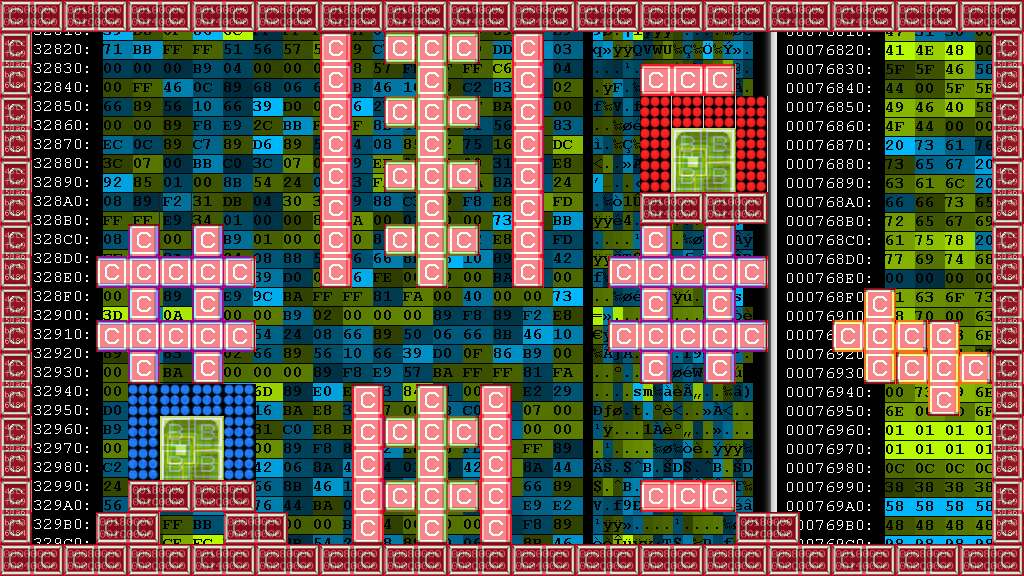

Tiled map render using the project's own tile images. Description and the whole map definition, tile-layer contents included, below:
An orthogonal 32x18 tile map with 32x32 px tiles, 4 tile layers (parallax, back, front, collision), 2 tilesets and 2 objects.

<map version="1.0" orientation="orthogonal" width="32" height="18" tilewidth="32" tileheight="32">
 <tileset firstgid="1" name="tilesetCollision" tilewidth="32" tileheight="32">
  <image source="../bitmaps/tilesetCollision.png" width="64" height="32" />
 </tileset>
 <tileset firstgid="3" name="tileset" tilewidth="32" tileheight="32">
  <image source="../bitmaps/tileset.png" width="1024" height="2528" />
 </tileset>
 <layer name="parallax" width="32" height="18">
  <data encoding="csv">
1411,1412,1413,1414,1415,1416,1417,1418,1419,1420,1421,1422,1423,1424,1425,1426,1427,1428,1429,1430,1431,1432,1433,1434,1435,1436,1437,1438,1439,1440,1441,1442,
1443,1444,1445,1446,1447,1448,1449,1450,1451,1452,1453,1454,1455,1456,1457,1458,1459,1460,1461,1462,1463,1464,1465,1466,1467,1468,1469,1470,1471,1472,1473,1474,
1475,1476,1477,1478,1479,1480,1481,1482,1483,1484,1485,1486,1487,1488,1489,1490,1491,1492,1493,1494,1495,1496,1497,1498,1499,1500,1501,1502,1503,1504,1505,1506,
1507,1508,1509,1510,1511,1512,1513,1514,1515,1516,1517,1518,1519,1520,1521,1522,1523,1524,1525,1526,1527,1528,1529,1530,1531,1532,1533,1534,1535,1536,1537,1538,
1539,1540,1541,1542,1543,1544,1545,1546,1547,1548,1549,1550,1551,1552,1553,1554,1555,1556,1557,1558,1559,1560,1561,1562,1563,1564,1565,1566,1567,1568,1569,1570,
1571,1572,1573,1574,1575,1576,1577,1578,1579,1580,1581,1582,1583,1584,1585,1586,1587,1588,1589,1590,1591,1592,1593,1594,1595,1596,1597,1598,1599,1600,1601,1602,
1603,1604,1605,1606,1607,1608,1609,1610,1611,1612,1613,1614,1615,1616,1617,1618,1619,1620,1621,1622,1623,1624,1625,1626,1627,1628,1629,1630,1631,1632,1633,1634,
1635,1636,1637,1638,1639,1640,1641,1642,1643,1644,1645,1646,1647,1648,1649,1650,1651,1652,1653,1654,1655,1656,1657,1658,1659,1660,1661,1662,1663,1664,1665,1666,
1667,1668,1669,1670,1671,1672,1673,1674,1675,1676,1677,1678,1679,1680,1681,1682,1683,1684,1685,1686,1687,1688,1689,1690,1691,1692,1693,1694,1695,1696,1697,1698,
1699,1700,1701,1702,1703,1704,1705,1706,1707,1708,1709,1710,1711,1712,1713,1714,1715,1716,1717,1718,1719,1720,1721,1722,1723,1724,1725,1726,1727,1728,1729,1730,
1731,1732,1733,1734,1735,1736,1737,1738,1739,1740,1741,1742,1743,1744,1745,1746,1747,1748,1749,1750,1751,1752,1753,1754,1755,1756,1757,1758,1759,1760,1761,1762,
1763,1764,1765,1766,1767,1768,1769,1770,1771,1772,1773,1774,1775,1776,1777,1778,1779,1780,1781,1782,1783,1784,1785,1786,1787,1788,1789,1790,1791,1792,1793,1794,
1795,1796,1797,1798,1799,1800,1801,1802,1803,1804,1805,1806,1807,1808,1809,1810,1811,1812,1813,1814,1815,1816,1817,1818,1819,1820,1821,1822,1823,1824,1825,1826,
1827,1828,1829,1830,1831,1832,1833,1834,1835,1836,1837,1838,1839,1840,1841,1842,1843,1844,1845,1846,1847,1848,1849,1850,1851,1852,1853,1854,1855,1856,1857,1858,
1859,1860,1861,1862,1863,1864,1865,1866,1867,1868,1869,1870,1871,1872,1873,1874,1875,1876,1877,1878,1879,1880,1881,1882,1883,1884,1885,1886,1887,1888,1889,1890,
1891,1892,1893,1894,1895,1896,1897,1898,1899,1900,1901,1902,1903,1904,1905,1906,1907,1908,1909,1910,1911,1912,1913,1914,1915,1916,1917,1918,1919,1920,1921,1922,
1923,1924,1925,1926,1927,1928,1929,1930,1931,1932,1933,1934,1935,1936,1937,1938,1939,1940,1941,1942,1943,1944,1945,1946,1947,1948,1949,1950,1951,1952,1953,1954,
1955,1956,1957,1958,1959,1960,1961,1962,1963,1964,1965,1966,1967,1968,1969,1970,1971,1972,1973,1974,1975,1976,1977,1978,1979,1980,1981,1982,1983,1984,1985,1986
</data>
 </layer>
 <layer name="back" width="32" height="18">
  <data encoding="csv">
0,0,0,0,0,0,0,0,0,0,0,0,0,0,0,0,0,0,0,0,0,0,0,0,0,0,0,0,0,0,0,0,
0,0,0,0,0,0,0,0,0,0,0,0,0,0,0,0,0,0,0,0,0,0,0,0,0,0,0,0,0,0,0,0,
0,0,0,0,0,0,0,0,0,0,0,0,0,0,0,0,0,0,0,0,0,0,0,0,0,0,0,0,0,0,0,0,
0,0,0,0,0,0,0,0,0,0,0,0,0,0,0,0,0,0,0,0,106,106,106,106,0,0,0,0,0,0,0,0,
0,0,0,0,0,0,0,0,0,0,0,0,0,0,0,0,0,0,0,0,106,107,108,106,0,0,0,0,0,0,0,0,
0,0,0,0,0,0,0,0,0,0,0,0,0,0,0,0,0,0,0,0,106,139,140,106,0,0,0,0,0,0,0,0,
0,0,0,0,6,6,0,0,0,0,0,0,0,0,0,0,0,0,0,0,0,0,0,0,0,0,0,0,0,0,0,0,
0,0,0,0,0,6,0,0,0,0,0,0,0,0,0,0,0,0,0,0,0,0,0,0,0,0,0,0,0,0,0,0,
0,0,0,0,0,0,0,0,0,0,0,0,0,0,0,0,0,0,0,0,0,0,0,0,0,0,0,0,0,0,0,0,
0,0,0,0,0,0,0,0,0,0,0,0,0,0,0,0,0,0,0,0,0,0,0,0,0,0,0,0,0,0,0,0,
0,0,0,0,0,0,0,0,0,0,0,0,0,0,0,0,0,0,0,0,0,0,0,0,0,0,0,0,0,0,0,0,
0,0,0,0,0,0,0,0,0,0,0,0,0,0,0,0,0,0,0,0,0,0,0,0,0,0,0,0,0,0,0,0,
0,0,0,0,105,105,105,105,0,0,0,0,0,0,0,0,0,0,0,0,0,0,0,0,0,0,0,0,0,0,0,0,
0,0,0,0,105,107,108,105,0,0,0,0,0,0,0,0,0,0,0,0,0,0,0,0,0,0,0,0,0,0,0,0,
0,0,0,0,105,139,140,105,0,0,0,0,0,0,0,0,0,0,0,0,0,0,0,0,0,0,0,0,0,0,0,0,
0,0,0,0,0,0,0,0,0,0,0,0,0,0,0,0,0,0,0,0,0,0,0,0,0,0,0,0,0,0,0,0,
0,0,0,0,0,0,0,0,0,0,0,0,0,0,0,0,0,0,0,0,0,0,0,0,0,0,0,0,0,0,0,0,
0,0,0,0,0,0,0,0,0,0,0,0,0,0,0,0,0,0,0,0,0,0,0,0,0,0,0,0,0,0,0,0
</data>
 </layer>
 <layer name="front" width="32" height="18">
  <data encoding="csv">
9,14,15,14,13,14,13,8,11,8,15,8,13,8,13,8,9,8,13,8,11,8,11,8,13,8,13,8,11,8,11,8,
71,0,0,0,0,0,0,0,0,0,197,0,172,171,168,0,197,0,0,0,0,0,0,0,0,0,0,0,0,0,0,71,
103,0,0,0,0,0,0,0,0,0,230,0,0,170,0,0,230,0,0,0,198,229,199,0,0,0,0,0,0,0,0,103,
71,0,0,0,0,0,0,0,0,0,230,0,172,170,168,0,230,0,0,0,0,0,0,0,0,0,0,0,0,0,0,71,
103,0,0,0,0,0,0,0,0,0,230,0,0,170,0,0,230,0,0,0,0,0,0,0,0,0,0,0,0,0,0,103,
71,0,0,0,0,0,0,0,0,0,230,0,172,170,168,0,230,0,0,0,0,0,0,0,0,0,0,0,0,0,0,71,
103,0,0,0,0,0,0,0,0,0,230,0,0,170,0,0,230,0,0,0,13,14,13,14,0,0,0,0,0,0,0,103,
71,0,0,0,165,0,165,0,0,0,230,0,172,170,168,0,230,0,0,0,165,0,165,0,0,0,0,0,0,0,0,71,
103,0,0,166,163,163,163,228,0,0,196,0,0,169,0,0,196,0,0,166,163,163,163,228,0,0,0,0,0,0,0,103,
71,0,0,0,164,0,164,0,0,0,0,0,0,0,0,0,0,0,0,0,164,0,164,0,0,0,0,204,0,0,0,71,
103,0,0,166,163,163,163,228,0,0,0,0,0,0,0,0,0,0,0,166,163,163,163,228,0,0,227,203,201,204,0,103,
71,0,0,0,231,0,231,0,0,0,0,0,0,0,0,0,0,0,0,0,231,0,231,0,0,0,0,202,227,203,201,71,
103,0,0,0,0,0,0,0,0,0,0,197,0,171,0,197,0,0,0,0,0,0,0,0,0,0,0,0,0,202,0,103,
71,0,0,0,0,0,0,0,0,0,0,230,172,170,168,230,0,0,0,0,0,0,0,0,0,0,0,0,0,0,0,71,
103,0,0,0,0,0,0,0,0,0,0,230,0,170,0,230,0,0,0,0,0,0,0,0,0,0,0,0,0,0,0,103,
71,0,0,0,7,8,11,10,0,0,0,230,172,170,168,230,0,0,0,0,198,229,199,0,0,0,0,0,0,0,0,71,
103,0,0,15,16,0,0,9,10,0,0,196,0,169,0,196,0,0,0,0,0,0,0,7,8,0,0,0,0,0,0,103,
9,10,11,10,11,10,13,10,11,10,11,10,11,10,11,10,9,10,11,10,11,10,11,10,11,10,13,10,11,10,11,10
</data>
 </layer>
 <layer name="collision" width="32" height="18" opacity="0.53">
  <data encoding="csv">
1,1,1,1,1,1,1,1,1,1,1,1,1,1,1,1,1,1,1,1,1,1,1,1,1,1,1,1,1,1,1,1,
1,0,0,0,0,0,0,0,0,0,1,0,1,1,1,0,1,0,0,0,0,0,0,0,0,0,0,0,0,0,0,1,
1,0,0,0,0,0,0,0,0,0,1,0,0,1,0,0,1,0,0,0,1,1,1,0,0,0,0,0,0,0,0,1,
1,0,0,0,0,0,0,0,0,0,1,0,1,1,1,0,1,0,0,0,0,0,0,0,0,0,0,0,0,0,0,1,
1,0,0,0,0,0,0,0,0,0,1,0,0,1,0,0,1,0,0,0,0,2,2,0,0,0,0,0,0,0,0,1,
1,0,0,0,0,0,0,0,0,0,1,0,1,1,1,0,1,0,0,0,0,2,2,0,0,0,0,0,0,0,0,1,
1,0,0,0,0,0,0,0,0,0,1,0,0,1,0,0,1,0,0,0,1,1,1,1,0,0,0,0,0,0,0,1,
1,0,0,0,1,0,1,0,0,0,1,0,1,1,1,0,1,0,0,0,1,0,1,0,0,0,0,0,0,0,0,1,
1,0,0,1,1,1,1,1,0,0,1,0,0,1,0,0,1,0,0,1,1,1,1,1,0,0,0,0,0,0,0,1,
1,0,0,0,1,0,1,0,0,0,0,0,0,0,0,0,0,0,0,0,1,0,1,0,0,0,0,1,0,0,0,1,
1,0,0,1,1,1,1,1,0,0,0,0,0,0,0,0,0,0,0,1,1,1,1,1,0,0,1,1,1,1,0,1,
1,0,0,0,1,0,1,0,0,0,0,0,0,0,0,0,0,0,0,0,1,0,1,0,0,0,0,1,1,1,1,1,
1,0,0,0,0,0,0,0,0,0,0,1,0,1,0,1,0,0,0,0,0,0,0,0,0,0,0,0,0,1,0,1,
1,0,0,0,0,2,2,0,0,0,0,1,1,1,1,1,0,0,0,0,0,0,0,0,0,0,0,0,0,0,0,1,
1,0,0,0,0,2,2,0,0,0,0,1,0,1,0,1,0,0,0,0,0,0,0,0,0,0,0,0,0,0,0,1,
1,0,0,0,1,1,1,1,0,0,0,1,1,1,1,1,0,0,0,0,1,1,1,0,0,0,0,0,0,0,0,1,
1,0,0,1,1,0,0,1,1,0,0,1,0,1,0,1,0,0,0,0,0,0,0,1,1,0,0,0,0,0,0,1,
1,1,1,1,1,1,1,1,1,1,1,1,1,1,1,1,1,1,1,1,1,1,1,1,1,1,1,1,1,1,1,1
</data>
 </layer>
 <objectgroup name="wires" width="0" height="0">
  <object x="704" y="160">
   <polyline points="0,0 0,224 320,224" />
  </object>
  <object x="192" y="448">
   <polyline points="0,0 -192,0" />
  </object>
 </objectgroup>
</map>
